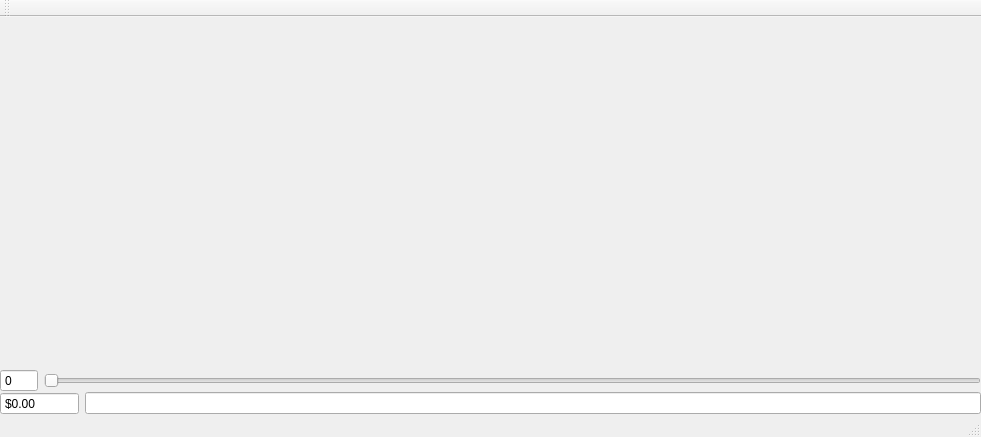
<?xml version="1.0" encoding="UTF-8"?>
<ui version="4.0">
 <class>MainWindow</class>
 <widget class="QMainWindow" name="MainWindow">
  <property name="geometry">
   <rect>
    <x>0</x>
    <y>0</y>
    <width>981</width>
    <height>437</height>
   </rect>
  </property>
  <property name="sizePolicy">
   <sizepolicy hsizetype="Preferred" vsizetype="Preferred">
    <horstretch>0</horstretch>
    <verstretch>0</verstretch>
   </sizepolicy>
  </property>
  <property name="windowTitle">
   <string>MainWindow</string>
  </property>
  <widget class="QWidget" name="centralWidget">
   <layout class="QVBoxLayout" name="verticalLayout" stretch="100,0,0">
    <property name="spacing">
     <number>0</number>
    </property>
    <property name="leftMargin">
     <number>0</number>
    </property>
    <property name="topMargin">
     <number>0</number>
    </property>
    <property name="rightMargin">
     <number>0</number>
    </property>
    <property name="bottomMargin">
     <number>0</number>
    </property>
    <item>
     <widget class="ACustomPlot" name="plot" native="true"/>
    </item>
    <item>
     <layout class="QHBoxLayout" name="horizontalLayout">
      <item>
       <widget class="QSpinBox" name="spinHash">
        <property name="buttonSymbols">
         <enum>QAbstractSpinBox::NoButtons</enum>
        </property>
        <property name="minimum">
         <number>-1</number>
        </property>
        <property name="maximum">
         <number>9999</number>
        </property>
       </widget>
      </item>
      <item>
       <widget class="QSlider" name="sliderHash">
        <property name="pageStep">
         <number>1</number>
        </property>
        <property name="orientation">
         <enum>Qt::Horizontal</enum>
        </property>
       </widget>
      </item>
     </layout>
    </item>
    <item>
     <layout class="QHBoxLayout" name="horizontalLayout_2">
      <item>
       <widget class="QDoubleSpinBox" name="spinSum">
        <property name="readOnly">
         <bool>false</bool>
        </property>
        <property name="buttonSymbols">
         <enum>QAbstractSpinBox::NoButtons</enum>
        </property>
        <property name="prefix">
         <string>$</string>
        </property>
        <property name="minimum">
         <double>-999999.000000000000000</double>
        </property>
        <property name="maximum">
         <double>999999.000000000000000</double>
        </property>
       </widget>
      </item>
      <item>
       <widget class="QLineEdit" name="labelBundle"/>
      </item>
     </layout>
    </item>
   </layout>
  </widget>
  <widget class="QMenuBar" name="menuBar">
   <property name="geometry">
    <rect>
     <x>0</x>
     <y>0</y>
     <width>981</width>
     <height>21</height>
    </rect>
   </property>
  </widget>
  <widget class="QToolBar" name="mainToolBar">
   <attribute name="toolBarArea">
    <enum>TopToolBarArea</enum>
   </attribute>
   <attribute name="toolBarBreak">
    <bool>false</bool>
   </attribute>
  </widget>
  <widget class="QStatusBar" name="statusBar"/>
 </widget>
 <layoutdefault spacing="6" margin="11"/>
 <customwidgets>
  <customwidget>
   <class>ACustomPlot</class>
   <extends>QWidget</extends>
   <header>acustomplot.h</header>
   <container>1</container>
  </customwidget>
 </customwidgets>
 <resources/>
 <connections/>
</ui>
